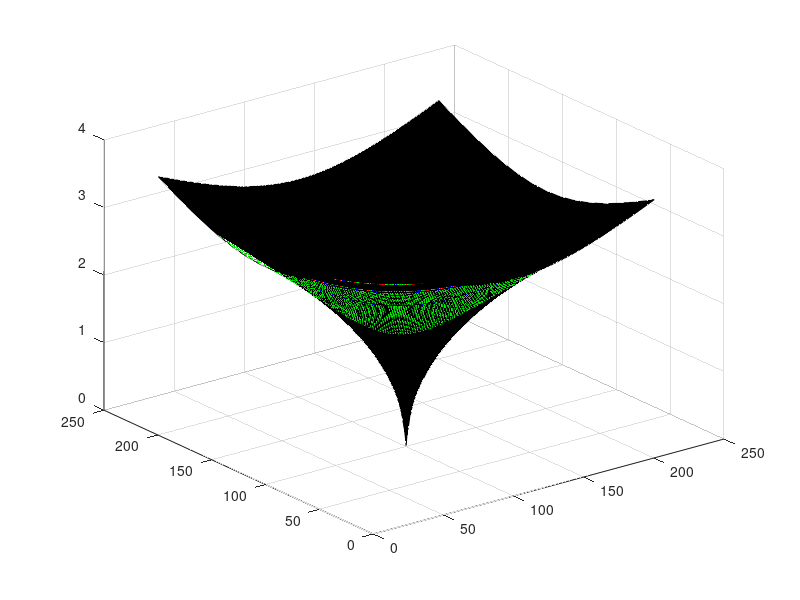

This figure's MATLAB source:
clear; close all; clc;

%% input parameter
Nx = 201;
Ny = 201;
Nt = 128;

dx = 3;
dy = 3;
dt = 1.43;

Lx = 600;
Ly = 600;
Lt = Nt * dt;

g = 9.81;

h = 50;

%% Frequency
kx = -pi/dx : 2*pi/Lx : pi/dx;
ky = -pi/dy : 2*pi/Ly : pi/dy;
w = -pi/dt : 2*pi/Lt : pi/dt;
w(65) = [];


[Kx, Ky, W] = meshgrid(ky, kx, w);
Kx = single(Kx);
Ky = single(Ky);
W = single(W);
K = sqrt(Kx.^2 + Ky.^2);

%% shell
dispersion = sqrt(g.*K.*tanh(K.*h));

surf(dispersion(:, :, 2), EdgeAlpha=0);